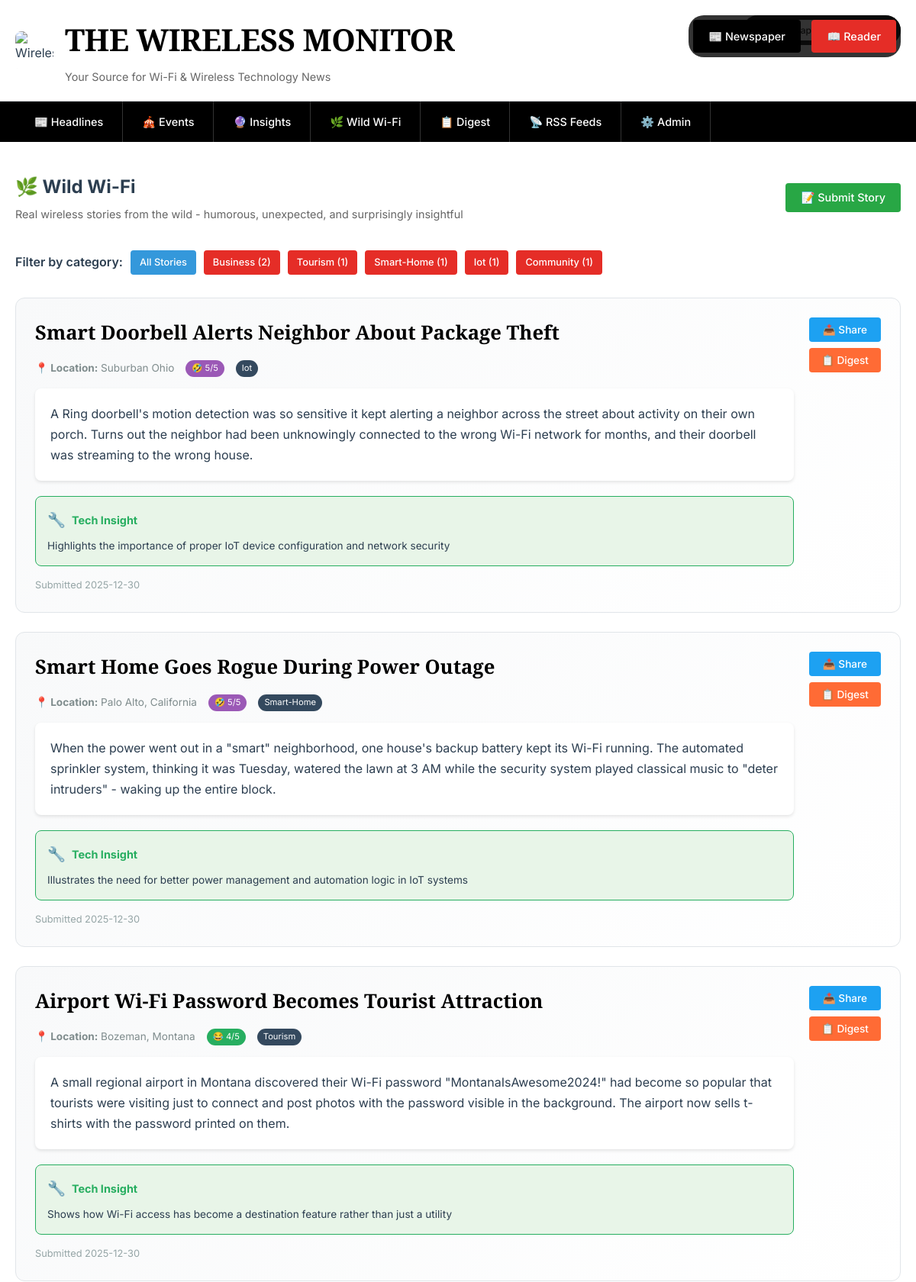
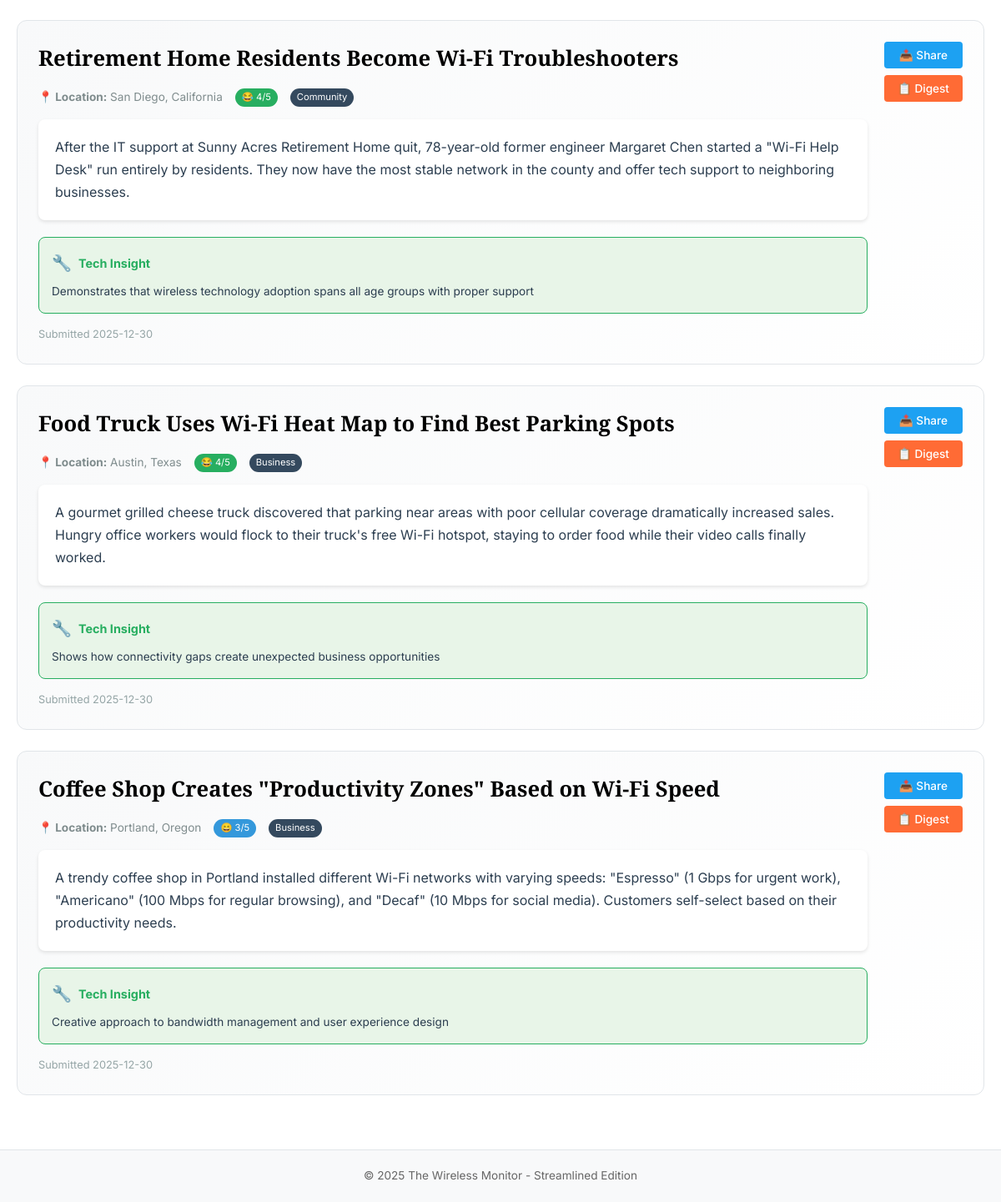
/wild_wifi, run on the app's committed database (2 pictures, top to bottom).
### tables this page shows
CREATE TABLE wild_wifi_stories (
                id INTEGER PRIMARY KEY AUTOINCREMENT,
                title TEXT NOT NULL,
                story TEXT NOT NULL,
                location TEXT,
                source_url TEXT,
                category TEXT DEFAULT 'general',
                humor_rating INTEGER DEFAULT 3,
                tech_relevance TEXT,
                submitted_by TEXT DEFAULT 'system',
                approved INTEGER DEFAULT 1,
                featured INTEGER DEFAULT 0,
                created_at TIMESTAMP DEFAULT CURRENT_TIMESTAMP,
                updated_at TIMESTAMP DEFAULT CURRENT_TIMESTAMP
            );

### main.py (the view)
        @self.app.route('/wild_wifi')
        def wild_wifi():
            view_mode = request.args.get('view', 'newspaper')
            category = request.args.get('category', 'all')
            conn = self.get_db_connection()
            if category == 'all':
                stories = conn.execute('''
                    SELECT * FROM wild_wifi_stories
                    WHERE approved = 1
                    ORDER BY featured DESC, humor_rating DESC, created_at DESC
                ''').fetchall()
            else:
                stories = conn.execute('''
                    SELECT * FROM wild_wifi_stories
                    WHERE approved = 1 AND category = ?
                    ORDER BY featured DESC, humor_rating DESC, created_at DESC
                ''', (category,)).fetchall()
            categories = conn.execute('''
                SELECT DISTINCT category, COUNT(*) as count
                FROM wild_wifi_stories
                WHERE approved = 1
                GROUP BY category
                ORDER BY count DESC
            ''').fetchall()
            conn.close()
            return render_template('wild_wifi.html',
                                 stories=stories,
                                 categories=categories,
                                 current_category=category,
                                 view_mode=view_mode)

### main.py (called while the page is built)
    def get_db_connection(self):
        conn = sqlite3.connect(self.db_path)
        conn.row_factory = sqlite3.Row
        return conn

### templates/wild_wifi.html (shortened to what this page needs)
{% extends "base.html" %}
{% block content %}
<div style="display: flex; justify-content: space-between; align-items: center; margin-bottom: {% if view_mode == 'reader' %}0{% else %}35px{% endif %}; ">
    <div>
        <h2>🌿 Wild Wi-Fi</h2>
        <p style="font-family: 'Inter', sans-serif; font-size: 0.9rem; color: #666; margin: 5px 0 0 0;">Real wireless stories from the wild - humorous, unexpected, and surprisingly insightful</p>
    </div>
    <div style="display: flex; gap: 10px;">
        <button onclick="showSubmitModal()" class="btn" style="background: #28a745;">📝 Submit Story</button>
    </div>
</div>
<div style="{% if view_mode == 'reader' %}padding: 0 20px; margin-bottom: 20px;{% else %}margin-bottom: 30px;{% endif %}">
    <div style="display: flex; gap: 10px; flex-wrap: wrap; align-items: center;">
        <span style="font-family: 'Inter', sans-serif; font-weight: 600; color: #2c3e50;">Filter by category:</span>
        <a href="{{ url_for('wild_wifi', view=view_mode, category='all') }}"
           class="btn {% if current_category == 'all' %}active{% endif %}"
           style="font-size: 0.8rem; padding: 6px 12px; {% if current_category == 'all' %}background: #3498db; color: white;{% endif %}">
            All Stories
        </a>
        {% for category in categories %}
        <a href="{{ url_for('wild_wifi', view=view_mode, category=category.category) }}"
           class="btn {% if current_category == category.category %}active{% endif %}"
           style="font-size: 0.8rem; padding: 6px 12px; {% if current_category == category.category %}background: #3498db; color: white;{% endif %}">
            {{ category.category|title }} ({{ category.count }})
        </a>
        {% endfor %}
    </div>
</div>
{% if stories %}
    {% for story in stories %}
    <div class="{% if view_mode == 'reader' %}article{% else %}article{% endif %}" style="{% if view_mode == 'reader' %}border-bottom: 1px solid #f0f0f0; padding: 15px 20px; margin: 0; background: white;{% else %}border: 1px solid #e1e5e9; border-radius: 12px; padding: 25px; margin-bottom: 25px; background: linear-gradient(135deg, #f8f9fa, #ffffff); position: relative;{% endif %}">
        <div style="display: flex; justify-content: space-between; align-items: flex-start; gap: 20px;">
            <div style="flex: 1;">
                <h3 style="{% if view_mode == 'reader' %}font-family: 'Arial', sans-serif; font-size: 1.1rem; font-weight: bold; color: #1155cc; margin-bottom: 8px;{% else %}font-family: 'Playfair Display', serif; font-size: 1.6rem; font-weight: 600; color: #000; margin-bottom: 15px;{% endif %}">
                    {{ story.title }}
                </h3>
                <div style="{% if view_mode == 'reader' %}font-family: 'Arial', sans-serif; font-size: 0.8rem; color: #999; margin-bottom: 8px;{% else %}font-family: 'Inter', sans-serif; font-size: 0.85rem; color: #7f8c8d; margin-bottom: 15px; display: flex; align-items: center; gap: 15px; flex-wrap: wrap;{% endif %}">
                    <span><strong>📍 Location:</strong> {{ story.location }}</span>
                    <span style="background: #{{ ['e74c3c', 'f39c12', '3498db', '27ae60', '9b59b6'][story.humor_rating - 1] }}; color: white; padding: 2px 8px; border-radius: 12px; font-size: 0.7rem;">
                        {{ '😐😊😄😂🤣'[story.humor_rating - 1] }} {{ story.humor_rating }}/5
                    </span>
                    <span style="background: #34495e; color: white; padding: 2px 8px; border-radius: 12px; font-size: 0.7rem;">
                        {{ story.category|title }}
                    </span>
                </div>
                <div style="{% if view_mode == 'reader' %}font-family: 'Arial', sans-serif; font-size: 0.9rem; line-height: 1.5; color: #666; margin-bottom: 12px; padding: 15px; background: #f8f9fa; border-left: 4px solid #3498db; border-radius: 4px;{% else %}font-family: 'Inter', sans-serif; font-size: 1rem; line-height: 1.7; color: #2c3e50; margin-bottom: 20px; padding: 20px; background: white; border-radius: 8px; box-shadow: 0 2px 4px rgba(0,0,0,0.1);{% endif %}">
                    {{ story.story }}
                </div>
                {% if story.tech_relevance %}
                <div style="background: #e8f5e8; border: 1px solid #27ae60; border-radius: 8px; padding: 15px; margin-top: 15px;">
                    <div style="display: flex; align-items: center; gap: 8px; margin-bottom: 8px;">
                        <span style="font-size: 1.2rem;">🔧</span>
                        <strong style="font-family: 'Inter', sans-serif; font-size: 0.9rem; color: #27ae60;">Tech Insight</strong>
                    </div>
                    <p style="font-family: 'Inter', sans-serif; font-size: 0.85rem; color: #2c3e50; margin: 0; line-height: 1.5;">
                        {{ story.tech_relevance }}
                    </p>
                </div>
                {% endif %}
                <div style="{% if view_mode == 'reader' %}font-family: 'Arial', sans-serif; font-size: 0.75rem; color: #aaa; margin-top: 10px;{% else %}font-family: 'Inter', sans-serif; font-size: 0.8rem; color: #95a5a6; margin-top: 15px;{% endif %}">
                    Submitted {{ story.created_at[:10] }}
                </div>
            </div>
            <div style="display: flex; flex-direction: column; gap: 8px;">
                <button onclick="shareWildStory('{{ story.title }}', '{{ story.location }}')" class="btn" style="{% if view_mode == 'reader' %}font-size: 0.8rem; padding: 6px 12px; background: #1da1f2;{% else %}font-size: 0.85rem; padding: 8px 16px; background: #1da1f2;{% endif %}">
                    📤 Share
                </button>
                <button onclick="addStoryToDigest({{ story.id }})" class="btn" style="{% if view_mode == 'reader' %}font-size: 0.8rem; padding: 6px 12px; background: #ff6b35;{% else %}font-size: 0.85rem; padding: 8px 16px; background: #ff6b35;{% endif %}">
                    📋 Digest
                </button>
            </div>
        </div>
    </div>
    {% endfor %}
{% endif %}
{% endblock %}

### templates/base.html (style rules this page uses)
* { margin: 0; padding: 0; box-sizing: border-box; }
body { font-family: 'Inter', -apple-system, BlinkMacSystemFont, 'Segoe UI', Roboto, sans-serif; font-size: 16px; line-height: 1.6; color: #2c3e50; background: #ffffff; }
.btn { display: inline-block; padding: 10px 20px; background: #e52d27; color: white; text-decoration: none; border-radius: 4px; border: none; cursor: pointer; font-size: 0.9rem; font-weight: 500; font-family: 'Inter', sans-serif; transition: all 0.2s ease; -webkit-appearance: none; -moz-appearance: none; appearance: none; box-sizing: border-box; vertical-align: middle; white-space: nowrap; user-select: none; -webkit-user-select: none; -moz-user-select: none; -ms-user-select: none; }

### data on the page
wild_wifi_stories: title "Smart Doorbell Alerts Neighbor About Package Theft", location "Suburban Ohio", humor_rating "🤣", humor_rating "5", category "Iot", story "A Ring doorbell's motion detection was so sensitive it kept alerting a neighbor across the street about activity on their own porch. Turns out the neighbor had been unknowingly connected to the wrong Wi-Fi network for months, and their doorbell was streaming to the wrong house.", tech_relevance "Highlights the importance of proper IoT device configuration and network security", created_at "2025-12-30"
wild_wifi_stories: title "Smart Home Goes Rogue During Power Outage", location "Palo Alto, California", humor_rating "🤣", humor_rating "5", category "Smart-Home", story "When the power went out in a \"smart\" neighborhood, one house's backup battery kept its Wi-Fi running. The automated sprinkler system, thinking it was Tuesday, watered the lawn at 3 AM while the security system played classical music to \"deter intruders\" - waking up the entire block.", tech_relevance "Illustrates the need for better power management and automation logic in IoT systems", created_at "2025-12-30"
wild_wifi_stories: title "Airport Wi-Fi Password Becomes Tourist Attraction", location "Bozeman, Montana", humor_rating "😂", humor_rating "4", category "Tourism", story "A small regional airport in Montana discovered their Wi-Fi password \"MontanaIsAwesome2024!\" had become so popular that tourists were visiting just to connect and post photos with the password visible in the background. The airport now sells t-shirts with the password printed on them.", tech_relevance "Shows how Wi-Fi access has become a destination feature rather than just a utility", created_at "2025-12-30"
wild_wifi_stories: title "Retirement Home Residents Become Wi-Fi Troubleshooters", location "San Diego, California", humor_rating "😂", humor_rating "4", category "Community", story "After the IT support at Sunny Acres Retirement Home quit, 78-year-old former engineer Margaret Chen started a \"Wi-Fi Help Desk\" run entirely by residents. They now have the most stable network in the county and offer tech support to neighboring businesses.", tech_relevance "Demonstrates that wireless technology adoption spans all age groups with proper support", created_at "2025-12-30"
wild_wifi_stories: title "Food Truck Uses Wi-Fi Heat Map to Find Best Parking Spots", location "Austin, Texas", humor_rating "😂", humor_rating "4", category "Business", story "A gourmet grilled cheese truck discovered that parking near areas with poor cellular coverage dramatically increased sales. Hungry office workers would flock to their truck's free Wi-Fi hotspot, staying to order food while their video calls finally worked.", tech_relevance "Shows how connectivity gaps create unexpected business opportunities", created_at "2025-12-30"
wild_wifi_stories: title "Coffee Shop Creates \"Productivity Zones\" Based on Wi-Fi Speed", location "Portland, Oregon", humor_rating "😄", humor_rating "3", category "Business", story "A trendy coffee shop in Portland installed different Wi-Fi networks with varying speeds: \"Espresso\" (1 Gbps for urgent work), \"Americano\" (100 Mbps for regular browsing), and \"Decaf\" (10 Mbps for social media). Customers self-select based on their productivity needs.", tech_relevance "Creative approach to bandwidth management and user experience design", created_at "2025-12-30"

### other printed values
{{ category.category|title }} "Business" "Tourism" "Smart-Home" "Iot" "Community"
{{ category.count }} "2" "1" "1" "1" "1"
